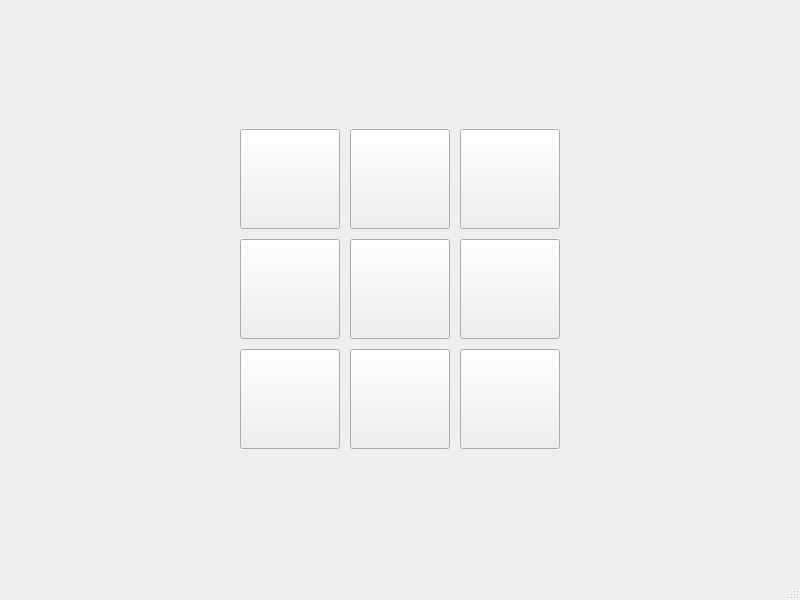
<?xml version="1.0" encoding="UTF-8"?>
<ui version="4.0">
 <class>MainWindow</class>
 <widget class="QMainWindow" name="MainWindow">
  <property name="geometry">
   <rect>
    <x>0</x>
    <y>0</y>
    <width>800</width>
    <height>600</height>
   </rect>
  </property>
  <property name="windowTitle">
   <string>Tic-Tac-Toe Game</string>
  </property>
  <widget class="QWidget" name="centralwidget">
   <layout class="QVBoxLayout" name="verticalLayout">
    <item>
     <spacer name="verticalSpacer_top">
      <property name="orientation">
       <enum>Qt::Vertical</enum>
      </property>
      <property name="sizeHint" stdset="0">
       <size>
        <width>20</width>
        <height>40</height>
       </size>
      </property>
     </spacer>
    </item>
    <item>
     <layout class="QHBoxLayout" name="horizontalLayout">
      <item>
       <spacer name="horizontalSpacer_left">
        <property name="orientation">
         <enum>Qt::Horizontal</enum>
        </property>
        <property name="sizeHint" stdset="0">
         <size>
          <width>40</width>
          <height>20</height>
         </size>
        </property>
       </spacer>
      </item>
      <item>
       <layout class="QGridLayout" name="gridLayout">
        <property name="spacing">
         <number>10</number>
        </property>
        <item row="0" column="0">
         <widget class="QPushButton" name="pushButton_0_0">
          <property name="minimumSize">
           <size>
            <width>100</width>
            <height>100</height>
           </size>
          </property>
          <property name="maximumSize">
           <size>
            <width>100</width>
            <height>100</height>
           </size>
          </property>
          <property name="font">
           <font>
            <pointsize>24</pointsize>
            <weight>75</weight>
            <bold>true</bold>
           </font>
          </property>
          <property name="text">
           <string/>
          </property>
         </widget>
        </item>
        <item row="0" column="1">
         <widget class="QPushButton" name="pushButton_0_1">
          <property name="minimumSize">
           <size>
            <width>100</width>
            <height>100</height>
           </size>
          </property>
          <property name="maximumSize">
           <size>
            <width>100</width>
            <height>100</height>
           </size>
          </property>
          <property name="font">
           <font>
            <pointsize>24</pointsize>
            <weight>75</weight>
            <bold>true</bold>
           </font>
          </property>
          <property name="text">
           <string/>
          </property>
         </widget>
        </item>
        <item row="0" column="2">
         <widget class="QPushButton" name="pushButton_0_2">
          <property name="minimumSize">
           <size>
            <width>100</width>
            <height>100</height>
           </size>
          </property>
          <property name="maximumSize">
           <size>
            <width>100</width>
            <height>100</height>
           </size>
          </property>
          <property name="font">
           <font>
            <pointsize>24</pointsize>
            <weight>75</weight>
            <bold>true</bold>
           </font>
          </property>
          <property name="text">
           <string/>
          </property>
         </widget>
        </item>
        <item row="1" column="0">
         <widget class="QPushButton" name="pushButton_1_0">
          <property name="minimumSize">
           <size>
            <width>100</width>
            <height>100</height>
           </size>
          </property>
          <property name="maximumSize">
           <size>
            <width>100</width>
            <height>100</height>
           </size>
          </property>
          <property name="font">
           <font>
            <pointsize>24</pointsize>
            <weight>75</weight>
            <bold>true</bold>
           </font>
          </property>
          <property name="text">
           <string/>
          </property>
         </widget>
        </item>
        <item row="1" column="1">
         <widget class="QPushButton" name="pushButton_1_1">
          <property name="minimumSize">
           <size>
            <width>100</width>
            <height>100</height>
           </size>
          </property>
          <property name="maximumSize">
           <size>
            <width>100</width>
            <height>100</height>
           </size>
          </property>
          <property name="font">
           <font>
            <pointsize>24</pointsize>
            <weight>75</weight>
            <bold>true</bold>
           </font>
          </property>
          <property name="text">
           <string/>
          </property>
         </widget>
        </item>
        <item row="1" column="2">
         <widget class="QPushButton" name="pushButton_1_2">
          <property name="minimumSize">
           <size>
            <width>100</width>
            <height>100</height>
           </size>
          </property>
          <property name="maximumSize">
           <size>
            <width>100</width>
            <height>100</height>
           </size>
          </property>
          <property name="font">
           <font>
            <pointsize>24</pointsize>
            <weight>75</weight>
            <bold>true</bold>
           </font>
          </property>
          <property name="text">
           <string/>
          </property>
         </widget>
        </item>
        <item row="2" column="0">
         <widget class="QPushButton" name="pushButton_2_0">
          <property name="minimumSize">
           <size>
            <width>100</width>
            <height>100</height>
           </size>
          </property>
          <property name="maximumSize">
           <size>
            <width>100</width>
            <height>100</height>
           </size>
          </property>
          <property name="font">
           <font>
            <pointsize>24</pointsize>
            <weight>75</weight>
            <bold>true</bold>
           </font>
          </property>
          <property name="text">
           <string/>
          </property>
         </widget>
        </item>
        <item row="2" column="1">
         <widget class="QPushButton" name="pushButton_2_1">
          <property name="minimumSize">
           <size>
            <width>100</width>
            <height>100</height>
           </size>
          </property>
          <property name="maximumSize">
           <size>
            <width>100</width>
            <height>100</height>
           </size>
          </property>
          <property name="font">
           <font>
            <pointsize>24</pointsize>
            <weight>75</weight>
            <bold>true</bold>
           </font>
          </property>
          <property name="text">
           <string/>
          </property>
         </widget>
        </item>
        <item row="2" column="2">
         <widget class="QPushButton" name="pushButton_2_2">
          <property name="minimumSize">
           <size>
            <width>100</width>
            <height>100</height>
           </size>
          </property>
          <property name="maximumSize">
           <size>
            <width>100</width>
            <height>100</height>
           </size>
          </property>
          <property name="font">
           <font>
            <pointsize>24</pointsize>
            <weight>75</weight>
            <bold>true</bold>
           </font>
          </property>
          <property name="text">
           <string/>
          </property>
         </widget>
        </item>
       </layout>
      </item>
      <item>
       <spacer name="horizontalSpacer_right">
        <property name="orientation">
         <enum>Qt::Horizontal</enum>
        </property>
        <property name="sizeHint" stdset="0">
         <size>
          <width>40</width>
          <height>20</height>
         </size>
        </property>
       </spacer>
      </item>
     </layout>
    </item>
    <item>
     <spacer name="verticalSpacer_bottom">
      <property name="orientation">
       <enum>Qt::Vertical</enum>
      </property>
      <property name="sizeHint" stdset="0">
       <size>
        <width>20</width>
        <height>40</height>
       </size>
      </property>
     </spacer>
    </item>
   </layout>
  </widget>
  <widget class="QMenuBar" name="menubar">
   <property name="geometry">
    <rect>
     <x>0</x>
     <y>0</y>
     <width>800</width>
     <height>21</height>
    </rect>
   </property>
  </widget>
  <widget class="QStatusBar" name="statusbar"/>
 </widget>
 <resources/>
 <connections/>
</ui>
